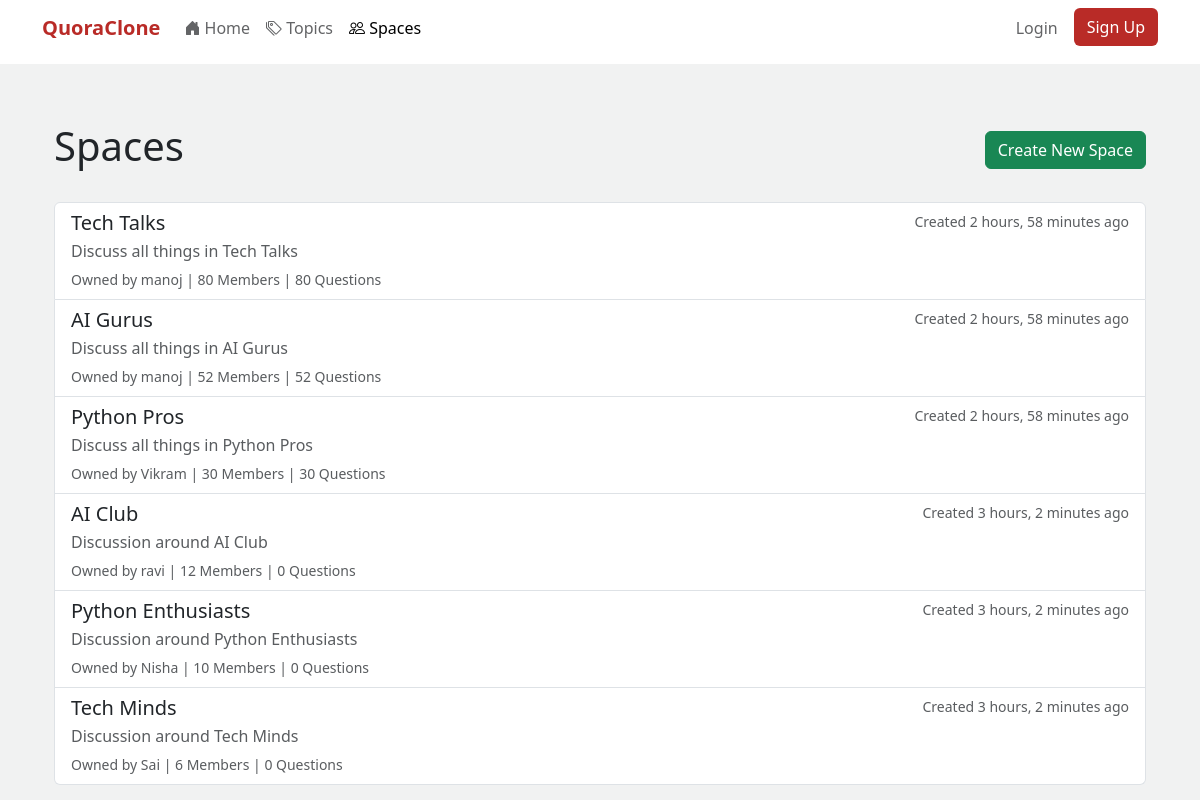
/spaces/, run on the app's committed database.
### core/models.py (models this page shows, shortened)
class Space(models.Model):
    name = models.CharField(max_length=100, unique=True, help_text="The name of the space.")
    slug = models.SlugField(max_length=110, unique=True, blank=True, help_text="URL-friendly version of the name, auto-generated.")
    description = models.TextField(blank=True, help_text="A description of the space and its purpose.")
    owner = models.ForeignKey(User, on_delete=models.CASCADE, related_name='owned_spaces', help_text="The user who created and owns the space.")
    members = models.ManyToManyField(User, related_name='joined_spaces', blank=True, help_text="Users who are members of this space.")
    created_at = models.DateTimeField(auto_now_add=True)

### core/views.py (the view)
# urls.py: path('spaces/', views.space_list, name='space_list'),
def space_list(request):
    spaces = Space.objects.annotate(
        num_members=Count('members'),
        num_questions=Count('questions')
    ).order_by('-num_members', 'name')
    return render(request, 'space_list.html', {'spaces': spaces})

### core/context_processors.py (called while the page is built)
def auth_forms_context(request):
    context = {}
    if not request.user.is_authenticated:
        if request.path not in [request.build_absolute_uri(url) for url in ['/login/', '/signup/']]: # Basic check
             context['login_form'] = LoginForm(request=request) # Pass request for AuthenticationForm
             context['signup_form'] = CustomUserCreationForm()
    return context

### templates/space_list.html (shortened to what this page needs)
{% extends 'base.html' %}
{% block content %}
<div class="container mt-4">
    <div class="d-flex justify-content-between align-items-center mb-4">
        <h1>Spaces</h1>
        <a href="{% url 'core:create_space' %}" class="btn btn-success">Create New Space</a>
    </div>
    <div class="list-group">
        {% for space in spaces %}
            <a href="{% url 'core:space_detail' space.slug %}" class="list-group-item list-group-item-action">
                <div class="d-flex w-100 justify-content-between">
                    <h5 class="mb-1">{{ space.name }}</h5>
                    <small class="text-muted">Created {{ space.created_at|timesince }} ago</small>
                </div>
                {% if space.description %}
                    <p class="mb-1 text-muted">{{ space.description|truncatewords:25 }}</p>
                {% endif %}
                <small class="text-muted">
                    Owned by {{ space.owner.username }} |
                    {{ space.num_members }} Member{{ space.num_members|pluralize }} |
                    {{ space.num_questions }} Question{{ space.num_questions|pluralize }}
                </small>
            </a>
        {% empty %}
            <p class="text-muted">No spaces found. Why not <a href="{% url 'core:create_space' %}">create one</a>?</p>
        {% endfor %}
    </div>
</div>
{% endblock %}

### templates/base.html (style rules this page uses)
body { background-color: #f1f2f2; }

### data on the page
Space: name "Tech Talks", created_at "2 hours, 58 minutes", description "Discuss all things in Tech Talks", owner.username "manoj", num_members "80", num_questions "80"
Space: name "AI Gurus", created_at "2 hours, 58 minutes", description "Discuss all things in AI Gurus", owner.username "manoj", num_members "52", num_questions "52"
Space: name "Python Pros", created_at "2 hours, 58 minutes", description "Discuss all things in Python Pros", owner.username "Vikram", num_members "30", num_questions "30"
Space: name "AI Club", created_at "3 hours, 2 minutes", description "Discussion around AI Club", owner.username "ravi", num_members "12", num_questions "0"
Space: name "Python Enthusiasts", created_at "3 hours, 2 minutes", description "Discussion around Python Enthusiasts", owner.username "Nisha", num_members "10", num_questions "0"
Space: name "Tech Minds", created_at "3 hours, 2 minutes", description "Discussion around Tech Minds", owner.username "Sai", num_members "6", num_questions "0"
